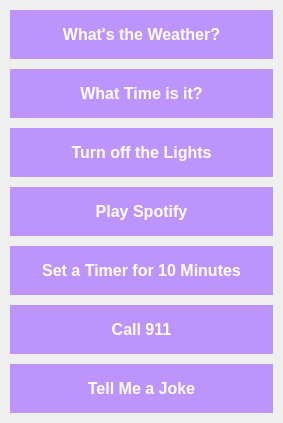
                     <widget class="QWidget" name="widgets">
                      <property name="styleSheet">
                       <string notr="true">b</string>
                      </property>
                      <layout class="QVBoxLayout" name="verticalLayout">
                       <property name="spacing">
                        <number>10</number>
                       </property>
                       <property name="leftMargin">
                        <number>10</number>
                       </property>
                       <property name="topMargin">
                        <number>10</number>
                       </property>
                       <property name="rightMargin">
                        <number>10</number>
                       </property>
                       <property name="bottomMargin">
                        <number>10</number>
                       </property>
                       <item>
                        <widget class="QPushButton" name="weather">
                         <property name="styleSheet">
                          <string notr="true"> background-color: #bc94fc; /* Green */
  border: none;
  color: white;
  padding: 15px 32px;
  text-align: center;
  text-decoration: none;
font-weight : bold ;  display: inline-block;
  font-size: 16px;</string>
                         </property>
                         <property name="text">
                          <string>What's the Weather?</string>
                         </property>
                        </widget>
                       </item>
                       <item>
                        <widget class="QPushButton" name="time">
                         <property name="styleSheet">
                          <string notr="true"> background-color: #bc94fc; /* Green */
  border: none;
  color: white;
  padding: 15px 32px;
  text-align: center;
  text-decoration: none;
font-weight : bold ;  display: inline-block;
  font-size: 16px;</string>
                         </property>
                         <property name="text">
                          <string>What Time is it?</string>
                         </property>
                        </widget>
                       </item>
                       <item>
                        <widget class="QPushButton" name="lights">
                         <property name="styleSheet">
                          <string notr="true"> background-color: #bc94fc; /* Green */
  border: none;
  color: white;
  padding: 15px 32px;
  text-align: center;
  text-decoration: none;
font-weight : bold ;  display: inline-block;
  font-size: 16px;</string>
                         </property>
                         <property name="text">
                          <string>Turn off the Lights</string>
                         </property>
                        </widget>
                       </item>
                       <item>
                        <widget class="QPushButton" name="spotify">
                         <property name="styleSheet">
                          <string notr="true"> background-color: #bc94fc; /* Green */
  border: none;
  color: white;
  padding: 15px 32px;
  text-align: center;
  text-decoration: none;
font-weight : bold ;  display: inline-block;
  font-size: 16px;</string>
                         </property>
                         <property name="text">
                          <string>Play Spotify</string>
                         </property>
                        </widget>
                       </item>
                       <item>
                        <widget class="QPushButton" name="timer">
                         <property name="font">
                          <font>
                           <family>Segoe UI</family>
                           <pointsize>-1</pointsize>
                           <weight>75</weight>
                           <italic>false</italic>
                           <bold>true</bold>
                           <underline>false</underline>
                           <strikeout>false</strikeout>
                          </font>
                         </property>
                         <property name="styleSheet">
                          <string notr="true"> background-color: #bc94fc; /* Green */
  border: none;
  color: white;
  padding: 15px 32px;
  text-align: center;
  text-decoration: none;
 font-weight : bold ; display: inline-block;
  font-size: 16px;</string>
                         </property>
                         <property name="text">
                          <string>Set a Timer for 10 Minutes</string>
                         </property>
                        </widget>
                       </item>
                       <item>
                        <widget class="QPushButton" name="emergency">
                         <property name="font">
                          <font>
                           <family>Segoe UI</family>
                           <pointsize>-1</pointsize>
                           <weight>75</weight>
                           <italic>false</italic>
                           <bold>true</bold>
                           <underline>false</underline>
                           <strikeout>false</strikeout>
                          </font>
                         </property>
                         <property name="styleSheet">
                          <string notr="true"> background-color: #bc94fc; /* Green */
  border: none;
  color: white;
  padding: 15px 32px;
  text-align: center;
  text-decoration: none;
font-weight : bold ;  display: inline-block;
  font-size: 16px;</string>
                         </property>
                         <property name="text">
                          <string>Call 911</string>
                         </property>
                        </widget>
                       </item>
                       <item>
                        <widget class="QPushButton" name="joke">
                         <property name="font">
                          <font>
                           <family>Segoe UI</family>
                           <pointsize>-1</pointsize>
                           <weight>75</weight>
                           <italic>false</italic>
                           <bold>true</bold>
                           <underline>false</underline>
                           <strikeout>false</strikeout>
                          </font>
                         </property>
                         <property name="styleSheet">
                          <string notr="true">font-weight : bold ; background-color: #bc94fc; /* Green */
  border: none;
  color: white;
  padding: 15px 32px;
  text-align: center;
  text-decoration: none;
  display: inline-block;
  font-size: 16px;</string>
                         </property>
                         <property name="text">
                          <string>Tell Me a Joke</string>
                         </property>
                        </widget>
                       </item>
                      </layout>
                     </widget>
